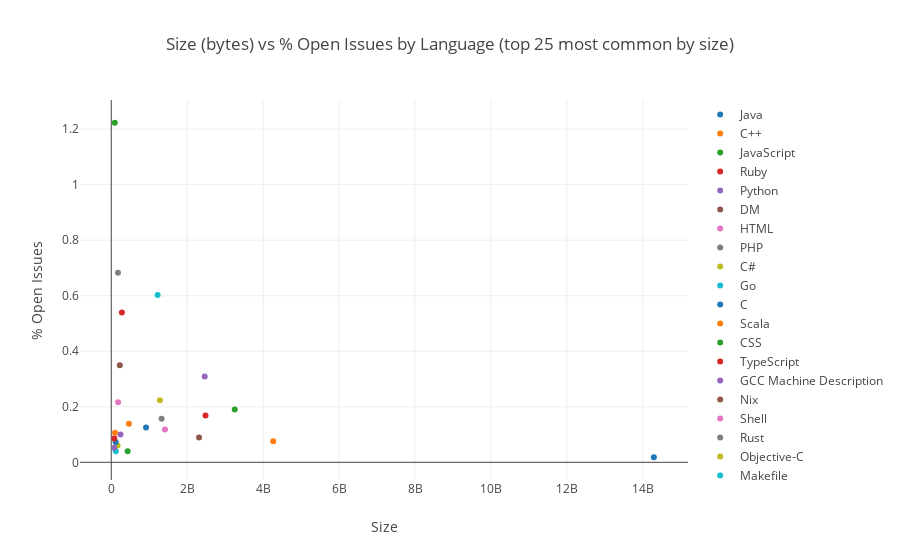

Notebook code cell kept with this figure:
### Code cell
layout = Layout({
        'title': 'Size (bytes) vs % Open Issues by Language (top 25 most common by size)',
        'xaxis':{'title':'Size'},
        'yaxis':{'title':'% Open Issues'}
    })

split_traces = [] 

for lang in temp.language:
    split_traces.append(
        Scatter({
            'x': temp[temp.language == lang]["size"],
            'y': temp[temp.language == lang]["issuesBySize"],
            'mode': 'markers',
            'name': lang
        })
    )

split_fig = Figure(data=split_traces, layout=layout)

py.iplot(split_fig)

### Figure 1 — Plotly figure (JSON) as saved in the notebook; plotly's stock layout.template omitted (floating-point values rounded to 4 significant figures)
{"data": [{"mode": "markers", "name": "Java", "type": "scatter", "x": [14290571719], "y": [0.01823]}, {"mode": "markers", "name": "C++", "type": "scatter", "x": [4264845262], "y": [0.07608]}, {"mode": "markers", "name": "JavaScript", "type": "scatter", "x": [3252415658], "y": [0.1899]}, {"mode": "markers", "name": "Ruby", "type": "scatter", "x": [2482043106], "y": [0.1686]}, {"mode": "markers", "name": "Python", "type": "scatter", "x": [2460809269], "y": [0.3086]}, {"mode": "markers", "name": "DM", "type": "scatter", "x": [2312505343], "y": [0.08923]}, {"mode": "markers", "name": "HTML", "type": "scatter", "x": [1413611925], "y": [0.1183]}, {"mode": "markers", "name": "PHP", "type": "scatter", "x": [1325922718], "y": [0.1571]}, {"mode": "markers", "name": "C#", "type": "scatter", "x": [1280085439], "y": [0.2238]}, {"mode": "markers", "name": "Go", "type": "scatter", "x": [1221862122], "y": [0.6022]}, {"mode": "markers", "name": "C", "type": "scatter", "x": [915702455], "y": [0.1256]}, {"mode": "markers", "name": "Scala", "type": "scatter", "x": [465430078], "y": [0.1385]}, {"mode": "markers", "name": "CSS", "type": "scatter", "x": [431397246], "y": [0.0399]}, {"mode": "markers", "name": "TypeScript", "type": "scatter", "x": [279309331], "y": [0.5393]}, {"mode": "markers", "name": "GCC Machine Description", "type": "scatter", "x": [241551249], "y": [0.09977]}, {"mode": "markers", "name": "Nix", "type": "scatter", "x": [225252417], "y": [0.3495]}, {"mode": "markers", "name": "Shell", "type": "scatter", "x": [179803012], "y": [0.2163]}, {"mode": "markers", "name": "Rust", "type": "scatter", "x": [177291631], "y": [0.6828]}, {"mode": "markers", "name": "Objective-C", "type": "scatter", "x": [166441913], "y": [0.06098]}, {"mode": "markers", "name": "Makefile", "type": "scatter", "x": [119615108], "y": [0.04015]}, {"mode": "markers", "name": "Swift", "type": "scatter", "x": [115254086], "y": [0.07293]}, {"mode": "markers", "name": "Lua", "type": "scatter", "x": [98577909], "y": [0.1065]}, {"mode": "markers", "name": "Julia", "type": "scatter", "x": [92257048], "y": [1.223]}, {"mode": "markers", "name": "R", "type": "scatter", "x": [78456502], "y": [0.08584]}, {"mode": "markers", "name": "Jupyter Notebook", "type": "scatter", "x": [76051889], "y": [0.05278]}], "layout": {"title": "Size (bytes) vs % Open Issues by Language (top 25 most common by size)", "xaxis": {"title": "Size"}, "yaxis": {"title": "% Open Issues"}}}
